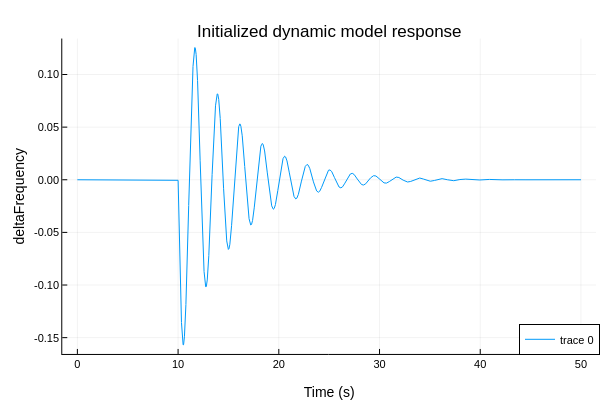

Source (notebook cell):
### Markdown cell above
## Optional: Plot Simulation Result

The final cell is an optional example of visualizing a variable from the initialized-model simulation result.

### Code cell
using Plots, DataFrames, CSV

# Select a variable to visualize from the initialized simulation.
PLOT_VARIABLE = "deltaFrequency"

initialized_df = DataFrame(CSV.File(initialized_resultfile))

plotlyjs()
p = plot(initialized_df[!, "time"], initialized_df[!, PLOT_VARIABLE], label = [PLOT_VARIABLE])
plot!(p, legend = :bottomright, titlefontsize = 12, labelfontsize = 10)
title!(p, "Initialized dynamic model response")
xlabel!(p, "Time (s)")
ylabel!(p, PLOT_VARIABLE)

### Figure 1 — Plotly figure (JSON) as saved in the notebook; plotly's stock layout.template omitted (floating-point values rounded to 4 significant figures; data arrays with more than 128 entries replaced by an {"elided": "..."} marker saying what was removed)
{"data": [{"colorbar": {"len": 0.8761, "title": "", "x": 0.9934, "y": 0.5104}, "legendgroup": ["deltaFrequency"], "line": {"color": "rgba(0, 154, 250, 1.000)", "dash": "solid", "shape": "linear", "width": 1}, "mode": "lines", "name": ["deltaFrequency"], "showlegend": true, "type": "scatter", "x": {"elided": "50004 float values"}, "xaxis": "x", "y": {"elided": "50004 float values"}, "yaxis": "y"}], "layout": {"annotations": [{"font": {"color": "rgba(0, 0, 0, 1.000)", "family": "sans-serif", "size": 17}, "rotation": -0.0, "showarrow": false, "text": "Initialized dynamic model response", "x": 0.5486, "xanchor": "center", "xref": "paper", "y": 1.0, "yanchor": "top", "yref": "paper"}], "height": 400, "legend": {"bgcolor": "rgba(255, 255, 255, 1.000)", "bordercolor": "rgba(0, 0, 0, 1.000)", "borderwidth": 1, "font": {"color": "rgba(0, 0, 0, 1.000)", "family": "sans-serif", "size": 11}, "title": {"font": {"color": "rgba(0, 0, 0, 1.000)", "family": "sans-serif", "size": 15}, "text": ""}, "tracegroupgap": 0, "traceorder": "normal", "x": 1.0, "xanchor": "right", "y": 0.07, "yanchor": "bottom"}, "margin": {"b": 20, "l": 0, "r": 0, "t": 20}, "paper_bgcolor": "rgba(255, 255, 255, 1.000)", "plot_bgcolor": "rgba(255, 255, 255, 1.000)", "showlegend": true, "width": 600, "xaxis": {"anchor": "y", "domain": [0.1038, 0.9934], "gridcolor": "rgba(0, 0, 0, 0.100)", "gridwidth": 0.5, "linecolor": "rgba(0, 0, 0, 1.000)", "mirror": false, "range": [-1.5, 51.5], "showgrid": true, "showline": true, "showticklabels": true, "tickangle": 0, "tickcolor": "rgb(0, 0, 0)", "tickfont": {"color": "rgba(0, 0, 0, 1.000)", "family": "sans-serif", "size": 11}, "tickmode": "array", "ticks": "inside", "ticktext": ["0", "10", "20", "30", "40", "50"], "tickvals": [0.0, 10.0, 20.0, 30.0, 40.0, 50.0], "title": "Time (s)", "titlefont": {"color": "rgba(0, 0, 0, 1.000)", "family": "sans-serif", "size": 14}, "type": "-", "visible": true, "zeroline": false, "zerolinecolor": "rgba(0, 0, 0, 1.000)"}, "yaxis": {"anchor": "x", "domain": [0.07234, 0.9485], "gridcolor": "rgba(0, 0, 0, 0.100)", "gridwidth": 0.5, "linecolor": "rgba(0, 0, 0, 1.000)", "mirror": false, "range": [-0.1655, 0.1342], "showgrid": true, "showline": true, "showticklabels": true, "tickangle": 0, "tickcolor": "rgb(0, 0, 0)", "tickfont": {"color": "rgba(0, 0, 0, 1.000)", "family": "sans-serif", "size": 11}, "tickmode": "array", "ticks": "inside", "ticktext": ["-0.15", "-0.10", "-0.05", "0.00", "0.05", "0.10"], "tickvals": [-0.15, -0.1, -0.05, 0.0, 0.05, 0.1], "title": "deltaFrequency", "titlefont": {"color": "rgba(0, 0, 0, 1.000)", "family": "sans-serif", "size": 14}, "type": "-", "visible": true, "zeroline": false, "zerolinecolor": "rgba(0, 0, 0, 1.000)"}}}
